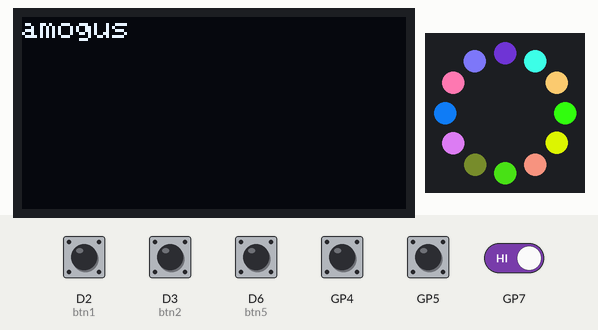
Recording of a program running on a simulated Circuit Playground running CircuitPython. Shown: 128×64 one-colour display, 12 RGB LEDs in a ring, first at the top, clockwise. The test bench sets the inputs (shaded band); at power-on: D2 (btn1) HIGH, D3 (btn2) HIGH, D6 (btn5) HIGH. Random numbers come from a fixed seed; USB keyboard and mouse output is not drawn; what the program prints to the serial console is not drawn.

Above: at 1.2 s.

The program:

code.py
```python
from time import sleep

import digitalio, busio, board, usb_hid, neopixel
import adafruit_ssd1306
from random import randint

from adafruit_hid.keyboard import Keyboard
from adafruit_hid.keycode import Keycode

from analogio import AnalogIn

analog1_in = AnalogIn(board.A1)
analog2_in = AnalogIn(board.A2)
analog3_in = AnalogIn(board.A0)

def get_voltage(pin):
    return (pin.value * 3.3) / 65536

i2c = busio.I2C(scl=board.GP1, sda=board.GP0) # This RPi Pico way to call I2C
display = adafruit_ssd1306.SSD1306_I2C(128, 64, i2c)
display.fill(0)
pixels = neopixel.NeoPixel(board.GP14, 12)
display.text("amogus", 0,0,1)
display.show()

keyboard = Keyboard(usb_hid.devices)

btn1 = digitalio.DigitalInOut(board.GP2)
btn1.direction = digitalio.Direction.INPUT
btn1.pull = digitalio.Pull.UP

btn2 = digitalio.DigitalInOut(board.GP3)
btn2.direction = digitalio.Direction.INPUT
btn2.pull = digitalio.Pull.UP

btn3 = digitalio.DigitalInOut(board.GP4)
btn3.direction = digitalio.Direction.INPUT
btn3.pull = digitalio.Pull.UP

btn4 = digitalio.DigitalInOut(board.GP5)
btn4.direction = digitalio.Direction.INPUT
btn4.pull = digitalio.Pull.UP

btn5 = digitalio.DigitalInOut(board.GP6)
btn5.direction = digitalio.Direction.INPUT
btn5.pull = digitalio.Pull.UP

btn6 = digitalio.DigitalInOut(board.GP7)
btn6.direction = digitalio.Direction.INPUT
btn6.pull = digitalio.Pull.UP

# GP8 to GP13 are all wired to buttons

for i in range(len(pixels)):
    pixels[i] = (randint(0,255),randint(0,255),randint(0,255))

while True:
    #[analog.value for analog in [analog1_in,analog2_in,analog3_in]]
    if not btn1.value:
        keyboard.press(Keycode.SHIFT, Keycode.GUI, Keycode.THREE)
        keyboard.release(Keycode.SHIFT, Keycode.GUI, Keycode.THREE)
        print("screen shotted")
        sleep(.02)

    if not btn2.value:
        keyboard.press(Keycode.H)
        keyboard.release(Keycode.H)
        keyboard.press(Keycode.I)
        keyboard.release(Keycode.I)
        print("hi")
        sleep(.02)

    if not btn3.value:
        keyboard.press(Keycode.SHIFT, Keycode.GUI, Keycode.FOUR)
        keyboard.release(Keycode.SHIFT, Keycode.GUI, Keycode.FOUR)
        print("screen shotted selective")
        sleep(.02)

    if not btn4.value:
        keyboard.press(Keycode.CONTROL, Keycode.TAB)
        keyboard.release(Keycode.CONTROL, Keycode.TAB)
        print("tab switch right")
        sleep(.02)

    if not btn5.value:
        keyboard.press(Keycode.SHIFT, Keycode.CONTROL, Keycode.TAB)
        keyboard.release(Keycode.SHIFT, Keycode.CONTROL, Keycode.TAB)
        print("tab switch left")
        sleep(.02)

    if not btn6.value:
        keyboard.press(Keycode.GUI, Keycode.N)
        keyboard.release(Keycode.GUI, Keycode.N)
        print("new tab")
        sleep(.02)

    sleep(.1)
```
